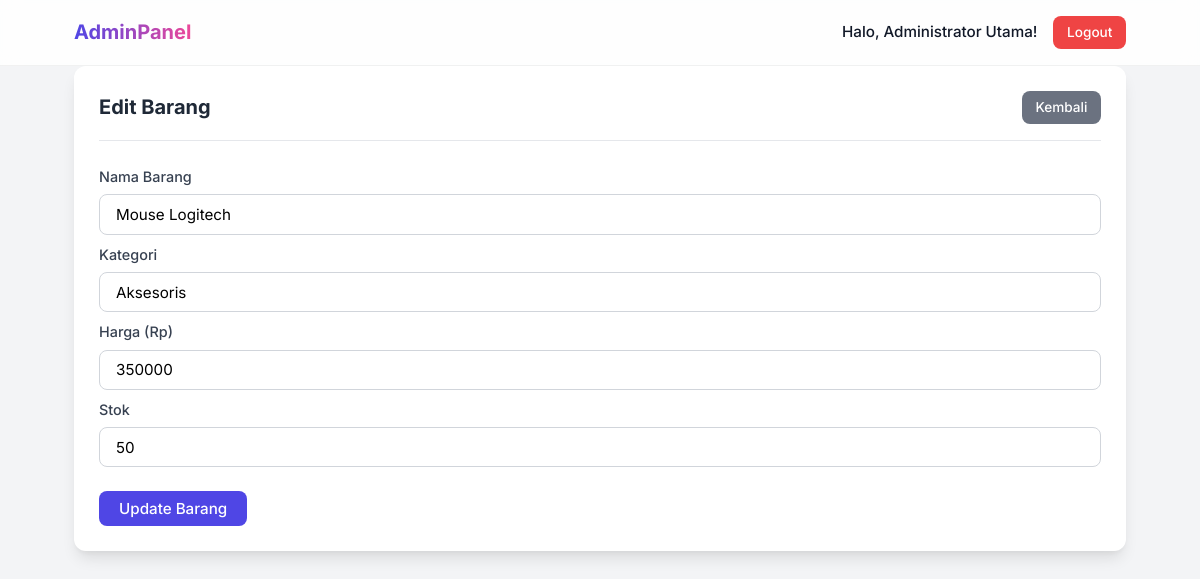
The app's page /admin/dashboard.php?act=edit&id=3 (signed in) with its own data.
### tables this page shows
CREATE TABLE IF NOT EXISTS `barang` (
  `id` int(11) NOT NULL AUTO_INCREMENT,
  `nama_barang` varchar(100) NOT NULL,
  `kategori` varchar(50) NOT NULL,
  `harga` int(11) NOT NULL,
  `stok` int(11) NOT NULL,
  `dibuat_pada` timestamp NOT NULL DEFAULT current_timestamp(),
  PRIMARY KEY (`id`)
);

### admin/dashboard.php (the view, shortened to what this page needs)
<?php
require '../cofig/koneksi.php';
$act = isset($_GET['act']) ? $_GET['act'] : '';
?>
<!DOCTYPE html>
<html lang="id">
<head>
    <link rel="stylesheet" href="../asset/style.css">
</head>
<body class="bg-light font-inter">
    <nav class="navbar glass-nav">
        <div class="container nav-content">
            <h1 class="brand-title">AdminPanel</h1>
            <div class="user-menu">
                <span>Halo, <?= htmlspecialchars($_SESSION['nama_lengkap']) ?>!</span>
                <a href="../logout.php" class="btn btn-danger btn-sm">Logout</a>
            </div>
        </div>
    </nav>
    <div class="container mt-4 slide-up">
        <?php if ($act == 'tambah'): ?>
            <div class="card glass-card">
                <div class="card-header">
                    <h2>Tambah Barang Baru</h2>
                    <a href="dashboard.php" class="btn btn-secondary btn-sm">Kembali</a>
                </div>
                <div class="card-body mt-2">
                    <form action="" method="post">
                        <div class="form-group">
                            <label>Nama Barang</label>
                            <input type="text" name="nama_barang" class="form-control" required>
                        </div>
                        <div class="form-group mt-2">
                            <label>Kategori</label>
                            <input type="text" name="kategori" class="form-control" required>
                        </div>
                        <div class="form-group mt-2">
                            <label>Harga (Rp)</label>
                            <input type="number" name="harga" class="form-control" required>
                        </div>
                        <div class="form-group mt-2">
                            <label>Stok</label>
                            <input type="number" name="stok" class="form-control" required>
                        </div>
                        <div class="mt-4">
                            <button type="submit" name="tambah" class="btn btn-primary">Simpan Barang</button>
                        </div>
                    </form>
                </div>
            </div>
        <?php elseif ($act == 'edit'):
            $id = (int)$_GET['id'];
            $data = mysqli_query($koneksi, "SELECT * FROM barang WHERE id = $id");
            $row = mysqli_fetch_assoc($data);
        ?>
            <div class="card glass-card">
                <div class="card-header">
                    <h2>Edit Barang</h2>
                    <a href="dashboard.php" class="btn btn-secondary btn-sm">Kembali</a>
                </div>
                <div class="card-body mt-2">
                    <form action="" method="post">
                        <div class="form-group">
                            <label>Nama Barang</label>
                            <input type="text" name="nama_barang" class="form-control" value="<?= htmlspecialchars($row['nama_barang']) ?>" required>
                        </div>
                        <div class="form-group mt-2">
                            <label>Kategori</label>
                            <input type="text" name="kategori" class="form-control" value="<?= htmlspecialchars($row['kategori']) ?>" required>
                        </div>
                        <div class="form-group mt-2">
                            <label>Harga (Rp)</label>
                            <input type="number" name="harga" class="form-control" value="<?= $row['harga'] ?>" required>
                        </div>
                        <div class="form-group mt-2">
                            <label>Stok</label>
                            <input type="number" name="stok" class="form-control" value="<?= $row['stok'] ?>" required>
                        </div>
                        <div class="mt-4">
                            <button type="submit" name="edit" class="btn btn-primary">Update Barang</button>
                        </div>
                    </form>
                </div>
            </div>
        <?php endif; ?>
    </div>
</body>
</html>

### asset/style.css (style rules this page uses)
:root { --primary: #4F46E5; --primary-hover: #4338CA; --secondary: #6B7280; --success: #10B981; --danger: #EF4444; --danger-hover: #DC2626; --warning: #F59E0B; --warning-hover: #D97706; --info: #3B82F6; --dark: #111827; --light: #F3F4F6; --white: #FFFFFF; --glass-bg: rgba(255, 255, 255, 0.7); --glass-border: rgba(255, 255, 255, 0.18); --shadow: 0 4px 6px -1px rgba(0, 0, 0, 0.1), 0 2px 4px -1px rgba(0, 0, 0, 0.06); --shadow-lg: 0 10px 15px -3px rgba(0, 0, 0, 0.1), 0 4px 6px -2px rgba(0, 0, 0, 0.05); --radius: 0.75rem; --transition: all 0.3s ease; }
* { margin: 0; padding: 0; box-sizing: border-box; }
body { background-color: var(--light); color: var(--dark); line-height: 1.6; }
.font-inter { font-family: 'Inter', sans-serif; }
.bg-light { background-color: var(--light); }
.glass-card { background: var(--glass-bg); backdrop-filter: blur(16px); -webkit-backdrop-filter: blur(16px); border: 1px solid var(--glass-border); border-radius: var(--radius); box-shadow: var(--shadow-lg); }
.glass-nav { background: rgba(255, 255, 255, 0.85); backdrop-filter: blur(10px); border-bottom: 1px solid rgba(0,0,0,0.05); position: sticky; top: 0; z-index: 100; }
.slide-up { animation: slideUp 0.5s ease-out forwards; }
.form-label, label { display: block; margin-bottom: 0.4rem; font-weight: 500; font-size: 0.9rem; color: #374151; }
.form-control { width: 100%; padding: 0.6rem 1rem; border: 1px solid #D1D5DB; border-radius: 0.5rem; font-family: inherit; font-size: 0.95rem; transition: var(--transition); background-color: var(--white); }
.mt-2 { margin-top: 0.5rem; }
.mt-4 { margin-top: 1.5rem; }
.btn { display: inline-block; padding: 0.5rem 1.25rem; font-weight: 500; text-align: center; border: none; border-radius: 0.5rem; cursor: pointer; font-family: inherit; font-size: 0.95rem; transition: var(--transition); text-decoration: none; }
.btn-sm { padding: 0.35rem 0.85rem; font-size: 0.85rem; }
.btn-primary { background-color: var(--primary); color: var(--white); }
.btn-danger { background-color: var(--danger); color: var(--white); }
.btn-secondary { background-color: var(--secondary); color: white; }
.navbar { padding: 1rem 0; }
.nav-content { display: flex; justify-content: space-between; align-items: center; }
.brand-title { font-size: 1.25rem; font-weight: 700; background: linear-gradient(90deg, #4F46E5, #ec4899); -webkit-background-clip: text; -webkit-text-fill-color: transparent; }
.user-menu { display: flex; align-items: center; gap: 1rem; font-weight: 500; font-size: 0.95rem; }
.container { width: 100%; max-width: 1100px; margin: 0 auto; padding: 0 1.5rem; }
.card { background: var(--white); border-radius: var(--radius); padding: 1.5rem; margin-bottom: 2rem; }
.card-header { display: flex; justify-content: space-between; align-items: center; margin-bottom: 1.5rem; border-bottom: 1px solid #E5E7EB; padding-bottom: 1rem; }
.card-header h2 { font-size: 1.25rem; color: #1F2937; }

### records on screen
barang: nama_barang "Mouse Logitech", kategori "Aksesoris", harga "350000", stok "50"

### other values on screen
$_SESSION['nama_lengkap'] "Administrator Utama"
